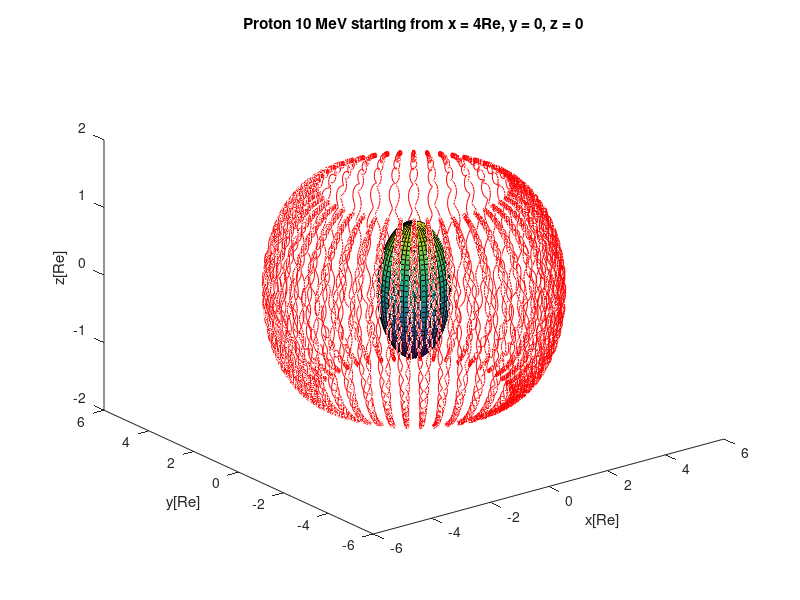

Here is the MATLAB script that generated this plot:
close all;
clear all;

global B0; global q; global m; global Re; global dt; 

% parameters
e = 1.602176565e-19; % Elementary charge (Coulomb)
m_pr = 1.672621777e-27; % Proton mass (kg)
m_el = 9.10938291e-31; % Electron mass (kg)
c = 299792458; % speed of light (m/s)
% Earth parameters
B0 = 3.07e-5 % Tesla
Re = 6378137 % meter (Earth radius)

% use electron/proton
m = m_pr % we choose proton, change to m_el when simulating electron
q = e % positive charge, change to -e when simulating electron

% Trajectory of a proton with 10MeV kinetic energy in dipole field
K = 1e7    % kinetic energy in eV
K = K*e;   % convert to Joule
% Find corresponding speed:
v_mod = c/sqrt(1+(m*c^2)/K) 
% initial position: equatorial plane 4Re from Earth
x0 = 4*Re; 
y0 = 0; 
z0 = 0;

pitch_angle = 30.0 %  initial angle between velocity and mag.field (degrees)

% initial velocity
u0 = 0.0;
v0 = v_mod*sin(pitch_angle*pi/180);
w0 = v_mod*cos(pitch_angle*pi/180);

dt = 0.01;
tfin = 250 % in s
time = 0:dt:tfin;
%[x_sol,t] = lsode('Newton_Lorenz',[x0 ;y0; z0; u0; v0; w0],time); % solve equation of motion *** Octave ***
%[t,x_sol] = ode45('Newton_Lorenz',time,[x0 ;y0; z0; u0; v0; w0]) % use this for *** Matlab ****

x_sol = zeros(tfin/dt+1,6);
x_sol(1,1) = x0;
x_sol(1,2) = y0;
x_sol(1,3) = z0;
x_sol(1,4) = u0;
x_sol(1,5) = v0;
x_sol(1,6) = w0;

qom = q/m;

for i = 1:1:tfin/dt
	% calculate 3 Cartesian components of the magnetic field
	fac1 =  -B0*Re^3/(x_sol(i,1)^2 + x_sol(i,2)^2 + x_sol(i,3)^2)^2.5;
	Bx = 3*x_sol(i,1)*x_sol(i,3)*fac1;
	By = 3*x_sol(i,2)*x_sol(i,3)*fac1;
	Bz = (2*x_sol(i,3)^2 -x_sol(i,1)^2- x_sol(i,2)^2)*fac1;
	Ex = 0.0;
	Ey = 0.0;
	Ez = 0.0;

    B_sq=Bx*Bx+By*By+Bz*Bz;
    f1=tan(qom*(dt/2)*sqrt(B_sq))/sqrt(B_sq);
    f2=2*f1/(1+f1.^2*B_sq);

    vxstar2 = x_sol(i,4)+qom*Ex*0.5*dt;
    vystar2 = x_sol(i,5)+qom*Ey*0.5*dt;
    vzstar2 = x_sol(i,6)+qom*Ez*0.5*dt;

    vxpr = vxstar2+f1*(vystar2*Bz-By*vzstar2);
	vypr = vystar2+f1*(-vxstar2*Bz+vzstar2*Bx);
    vzpr = vzstar2+f1*(vxstar2*By-vystar2*Bx);
	vxplus = vxstar2+f2*(vypr*Bz-vzpr*By);
	vyplus = vystar2+f2*(-vxpr*Bz+vzpr*Bx);
	vzplus = vzstar2+f2*(vxpr*By-vypr*Bx);       
	
    x_sol(i+1,4) = vxplus+qom*0.5*dt*Ex;
    x_sol(i+1,5) = vyplus+qom*0.5*dt*Ey;
	x_sol(i+1,6) = vzplus+qom*0.5*dt*Ez;

	x_sol(i+1,1) = x_sol(i,1) + x_sol(i+1,4) * dt; % dx/dt = u
	x_sol(i+1,2) = x_sol(i,2) + x_sol(i+1,5) * dt; % dy/dt = v
	x_sol(i+1,3) = x_sol(i,3) + x_sol(i+1,6) * dt; % dz/dt = w

end

% plots
plot3(x_sol(:,1)/Re,x_sol(:,2)/Re,x_sol(:,3)/Re,'r'); % plot trajectory in 3D
xlabel('x[Re]')
ylabel('y[Re]')
zlabel('z[Re]')
title('Proton 10 MeV starting from x = 4Re, y = 0, z = 0')
hold on;
sphere(40);
hold off;

%plot(time,0.5*m*(x_sol(:,4).^2 + x_sol(:,5).^2 + x_sol(:,6).^2))

